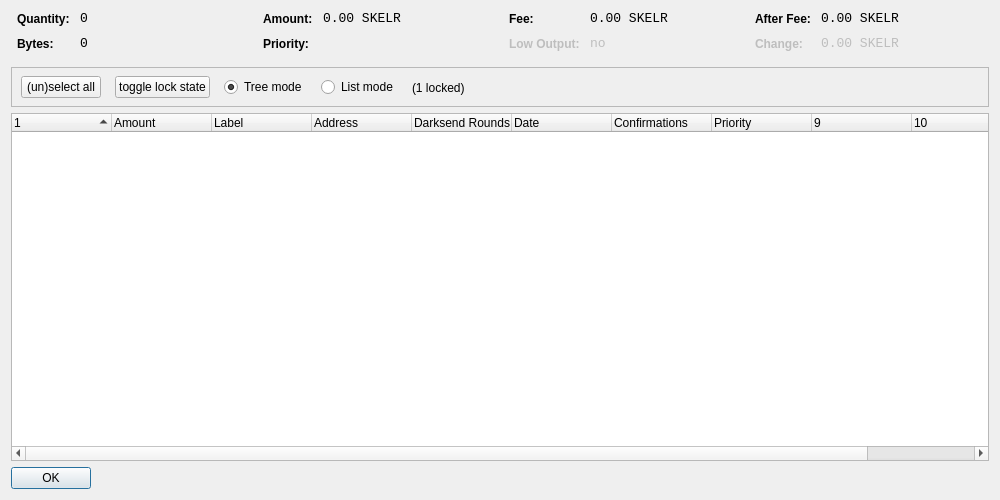
<?xml version="1.0" encoding="UTF-8"?>
<ui version="4.0">
 <class>CoinControlDialog</class>
 <widget class="QDialog" name="CoinControlDialog">
  <property name="geometry">
   <rect>
    <x>0</x>
    <y>0</y>
    <width>1000</width>
    <height>500</height>
   </rect>
  </property>
  <property name="windowTitle">
   <string>Coin Control</string>
  </property>
  <layout class="QVBoxLayout" name="verticalLayout">
   <item>
    <layout class="QHBoxLayout" name="horizontalLayoutTop" stretch="0,0,0,0">
     <property name="topMargin">
      <number>0</number>
     </property>
     <property name="bottomMargin">
      <number>10</number>
     </property>
     <item>
      <layout class="QFormLayout" name="formLayoutCoinControl1">
       <property name="horizontalSpacing">
        <number>10</number>
       </property>
       <property name="verticalSpacing">
        <number>10</number>
       </property>
       <property name="leftMargin">
        <number>6</number>
       </property>
       <property name="rightMargin">
        <number>6</number>
       </property>
       <item row="0" column="0">
        <widget class="QLabel" name="labelCoinControlQuantityText">
         <property name="styleSheet">
          <string notr="true">font-weight:bold;</string>
         </property>
         <property name="text">
          <string>Quantity:</string>
         </property>
        </widget>
       </item>
       <item row="0" column="1">
        <widget class="QLabel" name="labelCoinControlQuantity">
         <property name="font">
          <font>
           <family>Monospace</family>
           <pointsize>10</pointsize>
          </font>
         </property>
         <property name="cursor">
          <cursorShape>IBeamCursor</cursorShape>
         </property>
         <property name="contextMenuPolicy">
          <enum>Qt::ActionsContextMenu</enum>
         </property>
         <property name="text">
          <string notr="true">0</string>
         </property>
         <property name="textInteractionFlags">
          <set>Qt::LinksAccessibleByMouse|Qt::TextSelectableByKeyboard|Qt::TextSelectableByMouse</set>
         </property>
        </widget>
       </item>
       <item row="1" column="0">
        <widget class="QLabel" name="labelCoinControlBytesText">
         <property name="styleSheet">
          <string notr="true">font-weight:bold;</string>
         </property>
         <property name="text">
          <string>Bytes:</string>
         </property>
        </widget>
       </item>
       <item row="1" column="1">
        <widget class="QLabel" name="labelCoinControlBytes">
         <property name="font">
          <font>
           <family>Monospace</family>
           <pointsize>10</pointsize>
          </font>
         </property>
         <property name="cursor">
          <cursorShape>IBeamCursor</cursorShape>
         </property>
         <property name="contextMenuPolicy">
          <enum>Qt::ActionsContextMenu</enum>
         </property>
         <property name="text">
          <string notr="true">0</string>
         </property>
         <property name="textInteractionFlags">
          <set>Qt::LinksAccessibleByMouse|Qt::TextSelectableByKeyboard|Qt::TextSelectableByMouse</set>
         </property>
        </widget>
       </item>
      </layout>
     </item>
     <item>
      <layout class="QFormLayout" name="formLayoutCoinControl2">
       <property name="horizontalSpacing">
        <number>10</number>
       </property>
       <property name="verticalSpacing">
        <number>10</number>
       </property>
       <property name="leftMargin">
        <number>6</number>
       </property>
       <property name="rightMargin">
        <number>6</number>
       </property>
       <item row="0" column="0">
        <widget class="QLabel" name="labelCoinControlAmountText">
         <property name="styleSheet">
          <string notr="true">font-weight:bold;</string>
         </property>
         <property name="text">
          <string>Amount:</string>
         </property>
        </widget>
       </item>
       <item row="0" column="1">
        <widget class="QLabel" name="labelCoinControlAmount">
         <property name="font">
          <font>
           <family>Monospace</family>
           <pointsize>10</pointsize>
          </font>
         </property>
         <property name="cursor">
          <cursorShape>IBeamCursor</cursorShape>
         </property>
         <property name="contextMenuPolicy">
          <enum>Qt::ActionsContextMenu</enum>
         </property>
         <property name="text">
          <string notr="true">0.00 SKELR</string>
         </property>
         <property name="textInteractionFlags">
          <set>Qt::LinksAccessibleByMouse|Qt::TextSelectableByKeyboard|Qt::TextSelectableByMouse</set>
         </property>
        </widget>
       </item>
       <item row="1" column="0">
        <widget class="QLabel" name="labelCoinControlPriorityText">
         <property name="styleSheet">
          <string notr="true">font-weight:bold;</string>
         </property>
         <property name="text">
          <string>Priority:</string>
         </property>
        </widget>
       </item>
       <item row="1" column="1">
        <widget class="QLabel" name="labelCoinControlPriority">
         <property name="font">
          <font>
           <family>Monospace</family>
           <pointsize>10</pointsize>
          </font>
         </property>
         <property name="cursor">
          <cursorShape>IBeamCursor</cursorShape>
         </property>
         <property name="contextMenuPolicy">
          <enum>Qt::ActionsContextMenu</enum>
         </property>
         <property name="text">
          <string/>
         </property>
         <property name="textInteractionFlags">
          <set>Qt::LinksAccessibleByMouse|Qt::TextSelectableByKeyboard|Qt::TextSelectableByMouse</set>
         </property>
        </widget>
       </item>
      </layout>
     </item>
     <item>
      <layout class="QFormLayout" name="formLayoutCoinControl3">
       <property name="horizontalSpacing">
        <number>10</number>
       </property>
       <property name="verticalSpacing">
        <number>10</number>
       </property>
       <property name="leftMargin">
        <number>6</number>
       </property>
       <property name="rightMargin">
        <number>6</number>
       </property>
       <item row="0" column="0">
        <widget class="QLabel" name="labelCoinControlFeeText">
         <property name="styleSheet">
          <string notr="true">font-weight:bold;</string>
         </property>
         <property name="text">
          <string>Fee:</string>
         </property>
        </widget>
       </item>
       <item row="0" column="1">
        <widget class="QLabel" name="labelCoinControlFee">
         <property name="font">
          <font>
           <family>Monospace</family>
           <pointsize>10</pointsize>
          </font>
         </property>
         <property name="cursor">
          <cursorShape>IBeamCursor</cursorShape>
         </property>
         <property name="contextMenuPolicy">
          <enum>Qt::ActionsContextMenu</enum>
         </property>
         <property name="text">
          <string notr="true">0.00 SKELR</string>
         </property>
         <property name="textInteractionFlags">
          <set>Qt::LinksAccessibleByMouse|Qt::TextSelectableByKeyboard|Qt::TextSelectableByMouse</set>
         </property>
        </widget>
       </item>
       <item row="1" column="0">
        <widget class="QLabel" name="labelCoinControlLowOutputText">
         <property name="enabled">
          <bool>false</bool>
         </property>
         <property name="styleSheet">
          <string notr="true">font-weight:bold;</string>
         </property>
         <property name="text">
          <string>Low Output:</string>
         </property>
        </widget>
       </item>
       <item row="1" column="1">
        <widget class="QLabel" name="labelCoinControlLowOutput">
         <property name="enabled">
          <bool>false</bool>
         </property>
         <property name="font">
          <font>
           <family>Monospace</family>
           <pointsize>10</pointsize>
          </font>
         </property>
         <property name="cursor">
          <cursorShape>IBeamCursor</cursorShape>
         </property>
         <property name="contextMenuPolicy">
          <enum>Qt::ActionsContextMenu</enum>
         </property>
         <property name="text">
          <string notr="true">no</string>
         </property>
         <property name="textInteractionFlags">
          <set>Qt::LinksAccessibleByMouse|Qt::TextSelectableByKeyboard|Qt::TextSelectableByMouse</set>
         </property>
        </widget>
       </item>
      </layout>
     </item>
     <item>
      <layout class="QFormLayout" name="formLayoutCoinControl4">
       <property name="horizontalSpacing">
        <number>10</number>
       </property>
       <property name="verticalSpacing">
        <number>10</number>
       </property>
       <property name="leftMargin">
        <number>6</number>
       </property>
       <property name="rightMargin">
        <number>6</number>
       </property>
       <item row="0" column="0">
        <widget class="QLabel" name="labelCoinControlAfterFeeText">
         <property name="styleSheet">
          <string notr="true">font-weight:bold;</string>
         </property>
         <property name="text">
          <string>After Fee:</string>
         </property>
        </widget>
       </item>
       <item row="0" column="1">
        <widget class="QLabel" name="labelCoinControlAfterFee">
         <property name="font">
          <font>
           <family>Monospace</family>
           <pointsize>10</pointsize>
          </font>
         </property>
         <property name="cursor">
          <cursorShape>IBeamCursor</cursorShape>
         </property>
         <property name="contextMenuPolicy">
          <enum>Qt::ActionsContextMenu</enum>
         </property>
         <property name="text">
          <string notr="true">0.00 SKELR</string>
         </property>
         <property name="textInteractionFlags">
          <set>Qt::LinksAccessibleByMouse|Qt::TextSelectableByKeyboard|Qt::TextSelectableByMouse</set>
         </property>
        </widget>
       </item>
       <item row="1" column="0">
        <widget class="QLabel" name="labelCoinControlChangeText">
         <property name="enabled">
          <bool>false</bool>
         </property>
         <property name="styleSheet">
          <string notr="true">font-weight:bold;</string>
         </property>
         <property name="text">
          <string>Change:</string>
         </property>
        </widget>
       </item>
       <item row="1" column="1">
        <widget class="QLabel" name="labelCoinControlChange">
         <property name="enabled">
          <bool>false</bool>
         </property>
         <property name="font">
          <font>
           <family>Monospace</family>
           <pointsize>10</pointsize>
          </font>
         </property>
         <property name="cursor">
          <cursorShape>IBeamCursor</cursorShape>
         </property>
         <property name="contextMenuPolicy">
          <enum>Qt::ActionsContextMenu</enum>
         </property>
         <property name="text">
          <string notr="true">0.00 SKELR</string>
         </property>
         <property name="textInteractionFlags">
          <set>Qt::LinksAccessibleByMouse|Qt::TextSelectableByKeyboard|Qt::TextSelectableByMouse</set>
         </property>
        </widget>
       </item>
      </layout>
     </item>
    </layout>
   </item>
   <item>
    <widget class="QFrame" name="frame">
     <property name="minimumSize">
      <size>
       <width>0</width>
       <height>40</height>
      </size>
     </property>
     <property name="frameShape">
      <enum>QFrame::StyledPanel</enum>
     </property>
     <property name="frameShadow">
      <enum>QFrame::Sunken</enum>
     </property>
     <widget class="QWidget" name="horizontalLayoutWidget">
      <property name="geometry">
       <rect>
        <x>10</x>
        <y>0</y>
        <width>781</width>
        <height>41</height>
       </rect>
      </property>
      <layout class="QHBoxLayout" name="horizontalLayoutPanel" stretch="0,0,0,0,0">
       <property name="spacing">
        <number>14</number>
       </property>
       <item>
        <widget class="QPushButton" name="pushButtonSelectAll">
         <property name="sizePolicy">
          <sizepolicy hsizetype="Maximum" vsizetype="Fixed">
           <horstretch>0</horstretch>
           <verstretch>0</verstretch>
          </sizepolicy>
         </property>
         <property name="text">
          <string>(un)select all</string>
         </property>
        </widget>
       </item>
        <item>
         <widget class="QPushButton" name="pushButtonToggleLock">
          <property name="sizePolicy">
           <sizepolicy hsizetype="Maximum" vsizetype="Fixed">
            <horstretch>0</horstretch>
            <verstretch>0</verstretch>
           </sizepolicy>
          </property>
          <property name="text">
           <string>toggle lock state</string>
          </property>
          <property name="autoDefault">
           <bool>false</bool>
          </property>
         </widget>
        </item>
       <item>
        <widget class="QRadioButton" name="radioTreeMode">
         <property name="sizePolicy">
          <sizepolicy hsizetype="Maximum" vsizetype="Fixed">
           <horstretch>0</horstretch>
           <verstretch>0</verstretch>
          </sizepolicy>
         </property>
         <property name="text">
          <string>Tree mode</string>
         </property>
         <property name="checked">
          <bool>true</bool>
         </property>
        </widget>
       </item>
       <item>
        <widget class="QRadioButton" name="radioListMode">
         <property name="sizePolicy">
          <sizepolicy hsizetype="Maximum" vsizetype="Fixed">
           <horstretch>0</horstretch>
           <verstretch>0</verstretch>
          </sizepolicy>
         </property>
         <property name="text">
          <string>List mode</string>
         </property>
        </widget>
       </item>
        <item>
         <widget class="QLabel" name="labelLocked">
          <property name="text">
           <string>(1 locked)</string>
          </property>
         </widget>
        </item>
       <item>
        <spacer name="horizontalSpacer">
         <property name="orientation">
          <enum>Qt::Horizontal</enum>
         </property>
         <property name="sizeHint" stdset="0">
          <size>
           <width>40</width>
           <height>20</height>
          </size>
         </property>
        </spacer>
       </item>
      </layout>
     </widget>
    </widget>
   </item>
   <item>
    <widget class="CoinControlTreeWidget" name="treeWidget">
     <property name="contextMenuPolicy">
      <enum>Qt::CustomContextMenu</enum>
     </property>
     <property name="sortingEnabled">
      <bool>false</bool>
     </property>
     <property name="columnCount">
      <number>11</number>
     </property>
     <attribute name="headerShowSortIndicator" stdset="0">
      <bool>true</bool>
     </attribute>
     <attribute name="headerStretchLastSection">
      <bool>false</bool>
     </attribute>
     <column>
      <property name="text">
       <string/>
      </property>
     </column>
     <column>
      <property name="text">
       <string>Amount</string>
      </property>
     </column>
     <column>
      <property name="text">
       <string>Label</string>
      </property>
     </column>
     <column>
      <property name="text">
       <string>Address</string>
      </property>
     </column>
     <column>
      <property name="text">
       <string>Darksend Rounds</string>
      </property>
    </column>
     <column>
      <property name="text">
       <string>Date</string>
      </property>
     </column>
     <column>
      <property name="text">
       <string>Confirmations</string>
      </property>
      <property name="toolTip">
       <string>Confirmed</string>
      </property>
     </column>
     <column>
      <property name="text">
       <string>Priority</string>
      </property>
     </column>
     <column>
      <property name="text">
       <string/>
      </property>
     </column>
     <column>
      <property name="text">
       <string/>
      </property>
     </column>
     <column>
      <property name="text">
       <string/>
      </property>
     </column>
     <column>
      <property name="text">
       <string/>
      </property>
     </column>
    </widget>
   </item>
   <item>
    <widget class="QDialogButtonBox" name="buttonBox">
     <property name="sizePolicy">
      <sizepolicy hsizetype="Maximum" vsizetype="Fixed">
       <horstretch>0</horstretch>
       <verstretch>0</verstretch>
      </sizepolicy>
     </property>
     <property name="orientation">
      <enum>Qt::Horizontal</enum>
     </property>
     <property name="standardButtons">
      <set>QDialogButtonBox::Ok</set>
     </property>
    </widget>
   </item>
  </layout>
 </widget>
 <customwidgets>
  <customwidget>
   <class>CoinControlTreeWidget</class>
   <extends>QTreeWidget</extends>
   <header>coincontroltreewidget.h</header>
  </customwidget>
 </customwidgets>
 <resources/>
 <connections/>
</ui>
